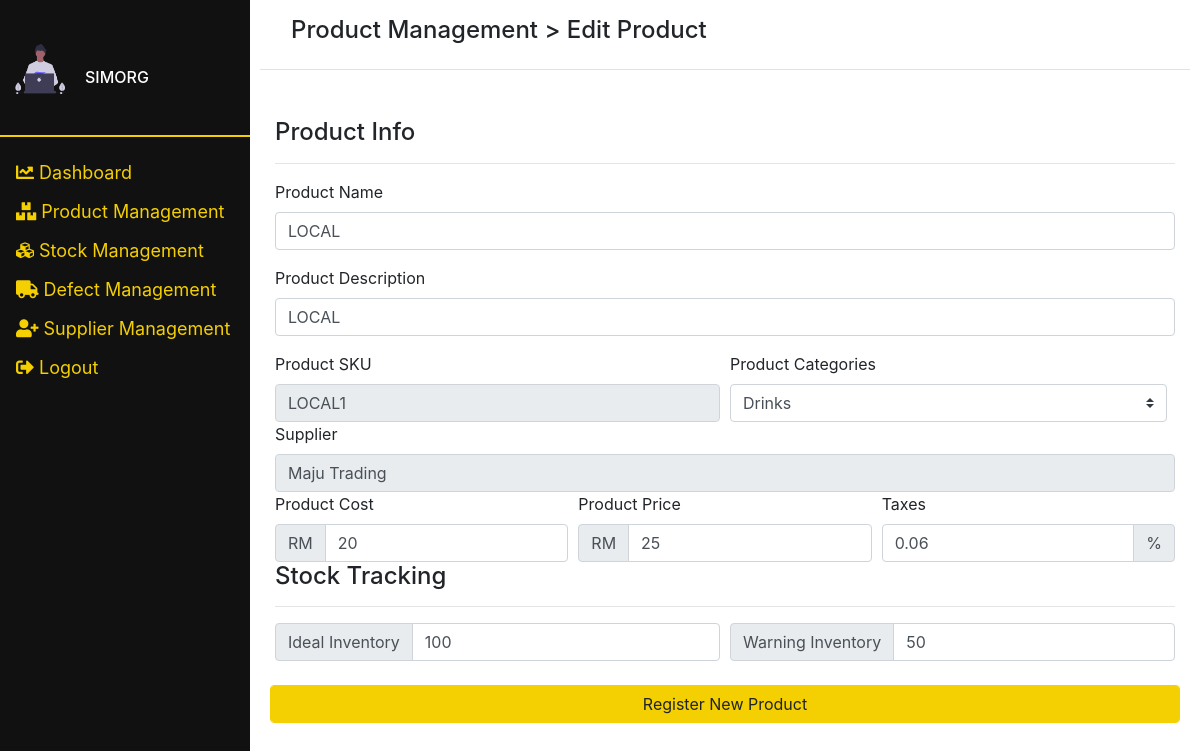
The page /admin/editproduct?prd_sku=LOCAL1 on the database its author committed.
### tables this page shows
CREATE TABLE `product` (
  `prd_sku` varchar(250) NOT NULL,
  `prd_name` varchar(250) NOT NULL,
  `prd_desc` varchar(250) NOT NULL,
  `prd_img` blob NOT NULL,
  `prd_price` float NOT NULL,
  `prd_cost` float NOT NULL,
  `prd_taxes` float NOT NULL,
  `category_id` int(11) NOT NULL,
  `supplier_id` int(11) NOT NULL
);

CREATE TABLE `inventory` (
  `inv_id` int(11) NOT NULL,
  `inv_qty` int(11) NOT NULL,
  `inv_ideal_qty` int(11) NOT NULL,
  `inv_warning_qty` int(11) NOT NULL,
  `prd_sku` varchar(250) NOT NULL
);

CREATE TABLE `category` (
  `category_id` int(11) NOT NULL,
  `category_name` varchar(250) NOT NULL,
  `category_desc` varchar(250) NOT NULL
);

CREATE TABLE `supplier` (
  `supplier_id` int(11) NOT NULL,
  `supplier_name` varchar(250) NOT NULL,
  `supplier_address` varchar(250) NOT NULL,
  `supplier_phonenum` varchar(250) NOT NULL,
  `supplier_email` varchar(250) NOT NULL
);

### application/controllers/Admin.php (called while the page is built, shortened)
<?php
class Admin extends CI_Controller
{
    public function __construct()
    {
        $this->load->library('form_validation');
        $this->load->model('Product_model');
        $this->load->model('Supplier_model');
        $this->load->model('Store_model');
        $this->load->model('Staff_model');
        $config['upload_path'] = '../assets/img/product';
        $config['allowed_type'] = 'jpg | png ';
        $config['max_width'] = '1028';
        $config['max_height'] = '786';
        $this->load->library('upload', $config);
    }
    public function editproduct()
    {
        $data['systemname'] = 'SIMORG';
        $data['products'] =  $this->Product_model->getdetail($_GET['prd_sku']);
        $data['suppliername'] = $this->Supplier_model->getAllSupplier();
        $data['categoriesname'] = $this->Product_model->getCategories();
        $this->form_validation->set_rules('productname', 'productname', 'required|trim');
        $this->form_validation->set_rules('productdescription', 'productdescription', 'required|trim');
        $this->form_validation->set_rules('productcategories', 'productcategories', 'required|trim');
        $this->form_validation->set_rules('productcost', 'productcost', 'required|trim');
        $this->form_validation->set_rules('productprice', 'productprice', 'required|trim');
        $this->form_validation->set_rules('producttax', 'producttax', 'required|trim');
        if ($this->form_validation->run() == false) {
            $this->load->view('templates/header', $data);
            $this->load->view('templates/sideadmin', $data);
            $this->load->view('admin/productmanagement/editproduct', $data);
            $this->load->view('templates/footer');
        }
    }
}

### index.php (called while the page is built, shortened)
<?php
require_once BASEPATH.'core/CodeIgniter.php';

### application/models/Product_model.php (called while the page is built, shortened)
<?php
class Product_model extends CI_Model
{
    public function getdetail($sku)
    {
        $this->db->join('supplier', 'product.supplier_id=supplier.supplier_id');
        $this->db->join('category', 'product.category_id=category.category_id');
        $this->db->join('inventory', 'product.prd_sku=inventory.prd_sku');
        $this->db->where('product.prd_sku', $sku);
        return $this->db->get('product');
    }
}

### application/views/admin/productmanagement/editproduct.php (the view, shortened to what this page needs)
<div class="container-fluid border-bottom">
    <div class="p-3">
        <h4>Product Management > Edit Product</h4>
    </div>
</div>
<div class="container pt-5">
    <h4>Product Info</h4>
    <hr>
    <form method="POST" action="<?php echo base_url(); ?>admin/editproduct?prd_sku=<?= $_GET['prd_sku']; ?>">
        <?php foreach ($products->result_array() as $list) : ?>
            <div class="form-group">
                <label for="productname">Product Name</label>
                <input type="text" class="form-control" placeholder="Product Name" id="productname" name="productname" value="<?= $list['prd_name']; ?>">
            </div>
            <div class="form-group">
                <label for="productdesc">Product Description</label>
                <input type="text" class="form-control" placeholder="product description" id="productdesc" name="productdescription" value="<?= $list['prd_desc']; ?>">
            </div>
            <div class="form-row">
                <div class="col">
                    <label for="productsku">Product SKU</label>
                    <input type="text" class="form-control" placeholder="SKU" id="productsku" name="productsku" value="<?= $list['prd_sku']; ?>" readonly>
                </div>
                <div class="col">
                    <label for="productname">Product Categories</label>
                    <div class="input-group">
                        <select class="custom-select mr-sm-2" id="categories" name="productcategories">
                            <option value="<?= $list['category_id']; ?>"><?= $list['category_name']; ?></option>
                        </select>
                    </div>
                </div>
            </div>
            <div class="form-row">
                <div class="col">
                    <label for="supplier">Supplier</label>
                    <input type="text" class="form-control" placeholder="product description" id="productdesc" name="" value="<?= $list['supplier_name']; ?>" readonly>
                </div>
            </div>
            <div class="form-row">
                <div class="col">
                    <label for="productcost">Product Cost</label>
                    <div class="input-group">
                        <div class="input-group-prepend">
                            <span class="input-group-text">RM</span>
                        </div>
                        <input type="number" class="form-control" id="productcost" name="productcost" step="0.01" value="<?= $list['prd_cost']; ?>">
                    </div>
                </div>
                <div class="col">
                    <label for="productsell">Product Price</label>
                    <div class="input-group">
                        <div class="input-group-prepend">
                            <span class="input-group-text">RM</span>
                        </div>
                        <input type="number" class="form-control" placeholder="RM" id="productsell" name="productprice" step="0.01" value="<?= $list['prd_price']; ?>">
                    </div>
                </div>
                <div class="col">
                    <label for="producttaxes">Taxes</label>
                    <div class="input-group">
                        <input type="number" class="form-control" placeholder="0.06" id="producttaxes" name="producttax" step="0.01" value="<?= $list['prd_taxes']; ?>">
                        <div class="input-group-append">
                            <span class="input-group-text">%</span>
                        </div>
                    </div>
                </div>
            </div>
            <h4>Stock Tracking</h4>
            <hr>
            <div class="form-row">
                <div class="col">
                    <div class="input-group mb-3">
                        <div class="input-group-prepend">
                            <span class="input-group-text">Ideal Inventory</span>
                        </div>
                        <input type="text" class="form-control" name="stockidealqty" value="<?= $list['inv_ideal_qty']; ?>">
                    </div>
                </div>
                <div class="col">
                    <div class="input-group mb-3">
                        <div class="input-group-prepend">
                            <span class="input-group-text" id="stockwrnqty">Warning Inventory</span>
                        </div>
                        <input type="number" class="form-control" name="stockwrnqty" value="<?= $list['inv_warning_qty']; ?>">
                    </div>
                </div>
            </div>
            <div class="form-row mt-2">
                <input type="submit" value="Register New Product" class="btn-primary form-control">
            </div>
    </form>
</div>
            <?php endforeach; ?>

### assets/custom.css (style rules this page uses)
body, html { height: 100%; }

### rows shown on the page
product: productname "LOCAL", productdescription "LOCAL", productsku "LOCAL1", productcategories "Drinks", supplier.supplier_name "Maju Trading", productcost "20", productprice "25", producttax "0.06", stockidealqty "100", stockwrnqty "50"

### other values the page prints
$systemname "SIMORG"
